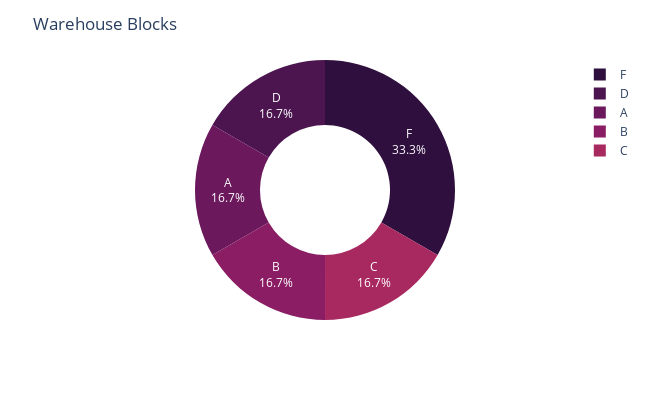

Notebook cell for this chart:
### Markdown cell above
This visualization represents the distribution of products across different order of importance categories - medium, low, and high - and whether they reached their destination on time or not.

The quantity of products categorized as "high importance" was comparatively lower than those categorized as "medium" and "low".

Products that did not reach their destination on time were more numerous than those that did, across all levels of importance.

### Code cell
import plotly.express as px
warehouse_counts = ecommerce_dataset['Warehouse_block'].value_counts()

# Create a pie chart using Plotly
fig = px.pie(values=warehouse_counts, names=warehouse_counts.index, hole=0.5)

# Customize the colors and add labels and title
fig.update_traces(marker=dict(colors=px.colors.sequential.matter_r))
fig.update_traces(textinfo='percent+label')
fig.update_layout(width=650, height=400, title='Warehouse Blocks')

# Show the plot
fig.show()

### Figure 1 — Plotly figure (JSON) as saved in the notebook; plotly's stock layout.template omitted (floating-point values rounded to 4 significant figures)
{"data": [{"domain": {"x": [0, 1], "y": [0, 1]}, "hole": 0.5, "hovertemplate": "label=%{label}<br>value=%{value}<extra></extra>", "labels": ["F", "D", "A", "B", "C"], "legendgroup": "", "marker": {"colors": ["rgb(47, 15, 61)", "rgb(76, 21, 80)", "rgb(107, 24, 93)", "rgb(138, 29, 99)", "rgb(168, 40, 96)", "rgb(195, 56, 90)", "rgb(216, 80, 83)", "rgb(231, 109, 84)", "rgb(240, 142, 98)", "rgb(246, 173, 119)", "rgb(250, 205, 145)", "rgb(253, 237, 176)"]}, "name": "", "showlegend": true, "textinfo": "percent+label", "type": "pie", "values": [3666, 1834, 1833, 1833, 1833]}], "layout": {"height": 400, "legend": {"tracegroupgap": 0}, "margin": {"t": 60}, "title": {"text": "Warehouse Blocks"}, "width": 650}}
